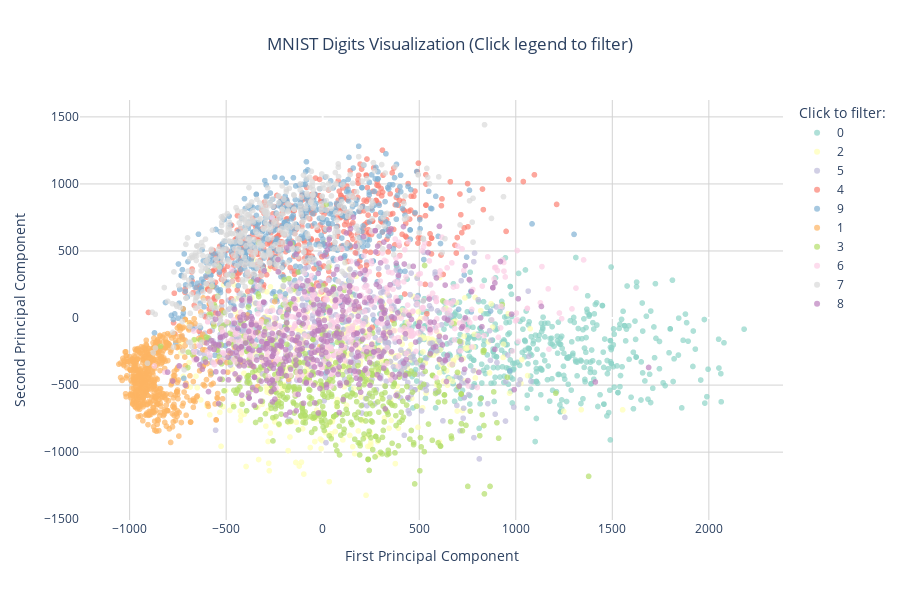

The cell this chart's notebook holds for it:
### Markdown cell above
Use plotly for flexibility:

### Code cell
import plotly.express as px
import pandas as pd

def interactive_digit_plot(X, labels):
    # Create DataFrame from data
    df = pd.DataFrame({
        'PC1': X[:, 0],
        'PC2': X[:, 1],
        'Digit': labels.astype(str)  # Convert to string for better legend
    })
    
    # Create interactive scatter plot
    fig = px.scatter(df, 
                    x='PC1', 
                    y='PC2',
                    color='Digit',
                    title='MNIST Digits Visualization (Click legend to filter)',
                    labels={'PC1': 'First Principal Component',
                           'PC2': 'Second Principal Component',
                           'Digit': 'Digit Class'},
                    color_discrete_sequence=px.colors.qualitative.Set3,
                    opacity=0.7)

    # Update layout
    fig.update_layout(
        legend_title_text='Click to filter:',
        title_x=0.5,  # Center title
        plot_bgcolor='white',  # White background
        width=900,
        height=600
    )

    # Add grid
    fig.update_xaxes(showgrid=True, gridwidth=1, gridcolor='LightGray')
    fig.update_yaxes(showgrid=True, gridwidth=1, gridcolor='LightGray')

    # Show plot
    fig.show()

# Sử dụng với dữ liệu đã transform
interactive_digit_plot(transformed, labels)

### Figure 1 — Plotly figure (JSON) as saved in the notebook; plotly's stock layout.template omitted (floating-point values rounded to 4 significant figures; data arrays with more than 128 entries replaced by an {"elided": "..."} marker saying what was removed)
{"data": [{"hovertemplate": "Digit Class=0<br>First Principal Component=%{x}<br>Second Principal Component=%{y}<extra></extra>", "legendgroup": "0", "marker": {"color": "rgb(141,211,199)", "opacity": 0.7, "symbol": "circle"}, "mode": "markers", "name": "0", "showlegend": true, "type": "scattergl", "x": {"elided": "519 float values"}, "xaxis": "x", "y": {"elided": "519 float values"}, "yaxis": "y"}, {"hovertemplate": "Digit Class=2<br>First Principal Component=%{x}<br>Second Principal Component=%{y}<extra></extra>", "legendgroup": "2", "marker": {"color": "rgb(255,255,179)", "opacity": 0.7, "symbol": "circle"}, "mode": "markers", "name": "2", "showlegend": true, "type": "scattergl", "x": {"elided": "502 float values"}, "xaxis": "x", "y": {"elided": "502 float values"}, "yaxis": "y"}, {"hovertemplate": "Digit Class=5<br>First Principal Component=%{x}<br>Second Principal Component=%{y}<extra></extra>", "legendgroup": "5", "marker": {"color": "rgb(190,186,218)", "opacity": 0.7, "symbol": "circle"}, "mode": "markers", "name": "5", "showlegend": true, "type": "scattergl", "x": {"elided": "462 float values"}, "xaxis": "x", "y": {"elided": "462 float values"}, "yaxis": "y"}, {"hovertemplate": "Digit Class=4<br>First Principal Component=%{x}<br>Second Principal Component=%{y}<extra></extra>", "legendgroup": "4", "marker": {"color": "rgb(251,128,114)", "opacity": 0.7, "symbol": "circle"}, "mode": "markers", "name": "4", "showlegend": true, "type": "scattergl", "x": {"elided": "481 float values"}, "xaxis": "x", "y": {"elided": "481 float values"}, "yaxis": "y"}, {"hovertemplate": "Digit Class=9<br>First Principal Component=%{x}<br>Second Principal Component=%{y}<extra></extra>", "legendgroup": "9", "marker": {"color": "rgb(128,177,211)", "opacity": 0.7, "symbol": "circle"}, "mode": "markers", "name": "9", "showlegend": true, "type": "scattergl", "x": {"elided": "511 float values"}, "xaxis": "x", "y": {"elided": "511 float values"}, "yaxis": "y"}, {"hovertemplate": "Digit Class=1<br>First Principal Component=%{x}<br>Second Principal Component=%{y}<extra></extra>", "legendgroup": "1", "marker": {"color": "rgb(253,180,98)", "opacity": 0.7, "symbol": "circle"}, "mode": "markers", "name": "1", "showlegend": true, "type": "scattergl", "x": {"elided": "561 float values"}, "xaxis": "x", "y": {"elided": "561 float values"}, "yaxis": "y"}, {"hovertemplate": "Digit Class=3<br>First Principal Component=%{x}<br>Second Principal Component=%{y}<extra></extra>", "legendgroup": "3", "marker": {"color": "rgb(179,222,105)", "opacity": 0.7, "symbol": "circle"}, "mode": "markers", "name": "3", "showlegend": true, "type": "scattergl", "x": {"elided": "519 float values"}, "xaxis": "x", "y": {"elided": "519 float values"}, "yaxis": "y"}, {"hovertemplate": "Digit Class=6<br>First Principal Component=%{x}<br>Second Principal Component=%{y}<extra></extra>", "legendgroup": "6", "marker": {"color": "rgb(252,205,229)", "opacity": 0.7, "symbol": "circle"}, "mode": "markers", "name": "6", "showlegend": true, "type": "scattergl", "x": {"elided": "471 float values"}, "xaxis": "x", "y": {"elided": "471 float values"}, "yaxis": "y"}, {"hovertemplate": "Digit Class=7<br>First Principal Component=%{x}<br>Second Principal Component=%{y}<extra></extra>", "legendgroup": "7", "marker": {"color": "rgb(217,217,217)", "opacity": 0.7, "symbol": "circle"}, "mode": "markers", "name": "7", "showlegend": true, "type": "scattergl", "x": {"elided": "511 float values"}, "xaxis": "x", "y": {"elided": "511 float values"}, "yaxis": "y"}, {"hovertemplate": "Digit Class=8<br>First Principal Component=%{x}<br>Second Principal Component=%{y}<extra></extra>", "legendgroup": "8", "marker": {"color": "rgb(188,128,189)", "opacity": 0.7, "symbol": "circle"}, "mode": "markers", "name": "8", "showlegend": true, "type": "scattergl", "x": {"elided": "463 float values"}, "xaxis": "x", "y": {"elided": "463 float values"}, "yaxis": "y"}], "layout": {"height": 600, "legend": {"title": {"text": "Click to filter:"}, "tracegroupgap": 0}, "plot_bgcolor": "white", "title": {"text": "MNIST Digits Visualization (Click legend to filter)", "x": 0.5}, "width": 900, "xaxis": {"anchor": "y", "domain": [0, 1], "gridcolor": "LightGray", "gridwidth": 1, "showgrid": true, "title": {"text": "First Principal Component"}}, "yaxis": {"anchor": "x", "domain": [0, 1], "gridcolor": "LightGray", "gridwidth": 1, "showgrid": true, "title": {"text": "Second Principal Component"}}}}
